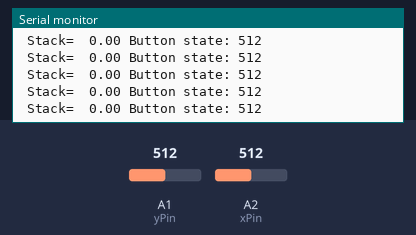
Bench run of a sketch on a simulated Arduino Mega 2560, built for the host (arithmetic inside an expression is 32-bit, double 64-bit). Shown: the last lines printed to the serial monitor. The inputs (shaded band) are chosen by the test bench; at power-on: A2 (xPin) = 512, A1 (yPin) = 512. No radio packets arrive unless stated.

Above: at 2.7 s.
2.8 s: A2 (xPin) set to 11
At 3.8 s:
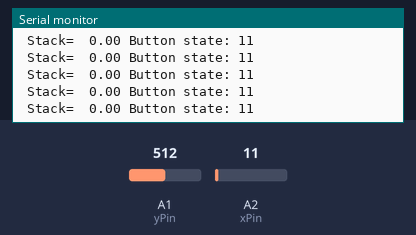
4.3 s: A2 (xPin) set to 8
At 5.0 s:
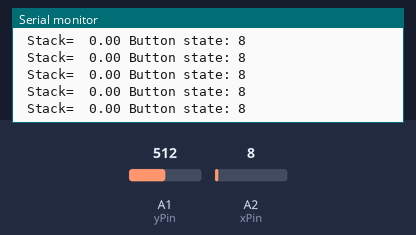
Timing chart, 0 to 6.9 s (numbered marks = the images above; inputs shaded):
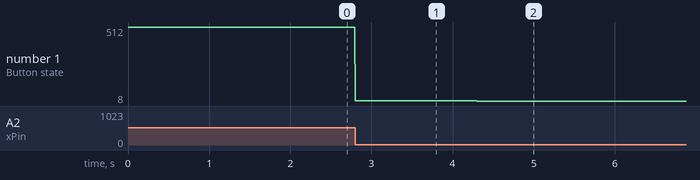

The sketch:

Transmt_test.ino
```cpp
/*
 Controlling a servo position using a potentiometer (variable resistor)
 by Michal Rinott <http://people.interaction-ivrea.it/m.rinott>

 modified on 8 Nov 2013
 by Scott Fitzgerald
 http://www.arduino.cc/en/Tutorial/Knob
*/

// #include <Servo.h>
#include <SPI.h>
#include <nRF24L01.h>
#include <RF24.h>

struct Signal {
  int height;
  int frwrvr;
  int rgtlft;
  int yaw;
};

int blueLed = 23;
int redLed = 22;
int greenLed = 21;

Signal data;

SPIClass SPI(0);

RF24 radio(9, 10); // CE, CSN
const byte address[6] = "101000";     //Byte of array representing the address. This is the address where we will send the data. This should be same on the receiving side.

// Servo myservo;  // create servo object to control a servo

int potpin = A1;  // analog pin used to connect the potentiometer
int val = 0;    // variable to read the value from the analog pin
byte escval = 0;

// int xPin = A0;
int yPin = A1;
int xPin = A2;
float stack=0;

void setup() {
  digitalWrite(greenLed, LOW);
  // myservo.attach(7);  // attaches the servo on pin 9 to the servo object
  Serial.begin(115200);
  radio.begin();                  //Starting the Wireless communication
  radio.openWritingPipe(address); //Setting the address where we will send the data
  radio.setPALevel(RF24_PA_MAX);  //You can set it as minimum or maximum depending on the distance between the transmitter and receiver.
  radio.stopListening();          //This sets the module as transmitter
  Serial.println("Starting");

}

void setData(int escval, int rgtlft){
  data.rgtlft = 0;
  data.frwrvr = 0;
  data.height = escval;
  data.yaw = 0;
}

int index = 0;

void loop() {
//   if (index == 0) {
//     int xVal= analogRead(xPin);
//     for (int i = 0; i < 70; i++) {
//       if (stack >= 13000) {
//         stack = 13000;

//     } else if (val >= 10000) {
//         stack += 50;
//         // delay(400);
//     }
//      else {

//         stack += 1000;

// //   delay(400);                           // waits for the servo to get there
//     }                            // scale it to use it with the servo (value between 0 and 180)
// delay(100);

// //   ESC.writeMicroseconds(0);           // sets the servo position according to the scaled value
//   Serial.print("Servo position: ");
//   Serial.println(stack);

//       setData(stack, xVal);
//       radio.write(&data, sizeof(data)); //Sending the data
//       // delay(100);
//     }
//     index++;
//   } else {

  int yVal = analogRead(yPin);
  int xVal= analogRead(xPin);
    if (yVal>1100){
      if (stack>170000){
          stack=stack;
        }
        else {
        stack+=100;}
    }

    else {

      if (yVal<500 ){
        if (stack<0){
          stack=stack;
        }
        else {
        stack-=200;}

      }
    }

    val=stack;


  // xVal=map(xVal,0,1600,-20,20);


  // Serial.print("    Y = ");
  // Serial.print(yVal);
  // Serial.print("    raw_roll= ");
  // Serial.print(xVal);
  if (xVal < 30){
    val=0;
    stack=0;
  }
  Serial.print(" Stack=  ");

  Serial.print(stack);
  Serial.print(" Button state: ");
  Serial.println(xVal);


  // Serial.print("  val=  ");

  // Serial.println(val);
  setData(val, xVal);
  radio.write(&data, sizeof(data)); //Sending the data
  digitalWrite(greenLed, HIGH);
  digitalWrite(blueLed, LOW);

  // delay(10);
    }

// }
```

Measured:
- after the input at 2.8 s, the serial monitor: prints a new line at once (image 1)
- after the input at 4.3 s, the serial monitor: prints a new line at once (image 2)
- plotted number 1: 512 → 11 after the input at 2.8 s, 11 → 8 after the input at 4.3 s
